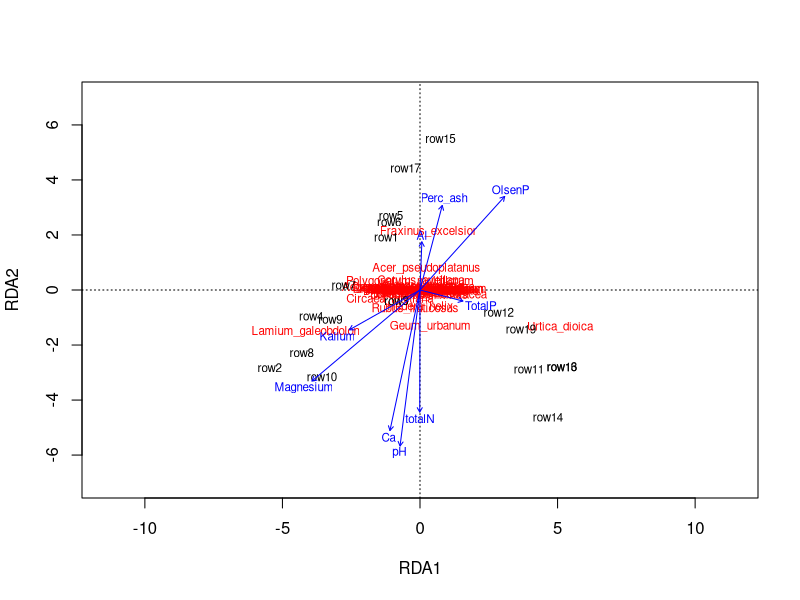

Source code (R):
# For this week it's time to start exploring your own ideas and questions in R.
  # There are at least five options in the dataset to create the following comparisons.

# (Q1 - 12 pts) Use the dataset from the tutorial to complete one redundancy analysis (RDA) with variance partitioning on a different community (NOT the nematodes).
  # Explain the ecological importance of your significant predictor variables, or the importance if none are significant for your community.

setwd("C:/GitHub/shafersa/Week9")
library(readxl)
library(vegan)

Penaetal_2016_data <- read_excel("Penaetal_2016_data.xlsx")
View(Penaetal_2016_data)

abiotic.tibble <- read_excel("Penaetal_2016_data.xlsx", sheet = "Abiotic factors")
abiotic <- as.data.frame(abiotic.tibble)

veg_trans.tibble<-read_excel("Penaetal_2016_data.xlsx", sheet = "Vegetation_transects")
veg_trans<-as.data.frame(veg_trans.tibble)

abiotic$names <- paste(abiotic$Site, abiotic$Land_Use, abiotic$Plot)
abiotic.means <- aggregate(x = abiotic, by = list(abiotic$names), FUN = "mean")
head(abiotic)
head(abiotic.means)
abiotic.means1 <- abiotic.means[,-16] 
abiotic.means2 <- abiotic.means1[,-1:-6] 
abiotic.means2 <- sapply(abiotic.means2, as.numeric ) 
abiotic.means2 <- as.data.frame(abiotic.means2)
abiotic.means <- aggregate(x = abiotic, by = list(abiotic$names), FUN = "mean")

veg_trans$names <- paste(veg_trans$Parcel, veg_trans$Landuse)
veg_trans.means <- aggregate(x = veg_trans, by = list(veg_trans$names), FUN = "mean")
veg_trans.means1<-as.data.frame(veg_trans.means[,-1:-3])
veg_trans.means2<-as.data.frame(veg_trans.means1[,-38])
veg_trans.means3<-(veg_trans.means2[-12,])
veg_trans.means3 <- sapply(veg_trans.means3, as.numeric )

head(veg_trans.means3)


nrow(veg_trans.means3)
nrow(abiotic.means2)
ncol(veg_trans.means3)
ncol((abiotic.means2))

ord <- rda(veg_trans.means3 ~ pH + totalN + Perc_ash + Kalium + Magnesium + Ca + Al + TotalP + OlsenP, abiotic.means2)
ord
##Just over half of variance is explained (54%).
anova(ord)
plot(ord, ylim = c(-7,7), xlim = c(-7,7))  

# (Q2 - 12 pts) Then use the dataset from the tutorial to create a linear model related to your RDA. Try multiple predictors to find the best fit model.
  # Explain the ecological importance of the significant predictors, or lack of significant predictors.



# (Q3 - 6 pts) Provide a 3-4 sentence synthesis of how these results relate to one another and the value of considering both together for interpreting biotic-abiotic interactions.


